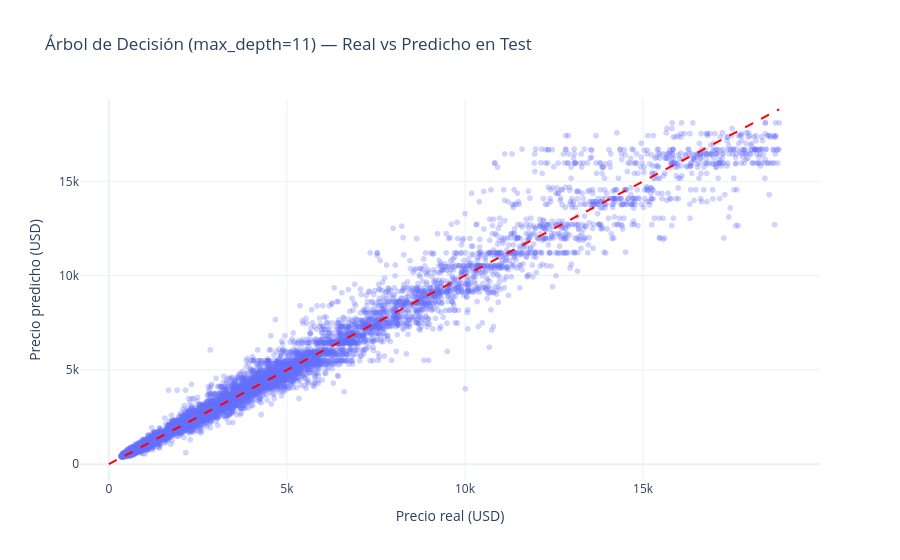

Write notebook code for a chart like this one.
### Markdown cell above
## 8️⃣ Real vs Predicho

Los árboles producen predicciones en **escalones** (el promedio de cada hoja), no valores continuos.  
Esto se nota en el gráfico como líneas horizontales de puntos — es comportamiento normal del modelo.

### Code cell
fig = px.scatter(
    x=y_test, y=y_pred_dt,
    labels={'x': 'Precio real (USD)', 'y': 'Precio predicho (USD)'},
    title=f'Árbol de Decisión (max_depth={best_depth}) — Real vs Predicho en Test',
    opacity=0.3,
    template='plotly_white'
)
max_val = max(y_test.max(), y_pred_dt.max())
fig.add_shape(type='line', x0=0, y0=0, x1=max_val, y1=max_val,
              line=dict(color='red', dash='dash'))
fig.show()

### Figure 1 — Plotly figure (JSON) as saved in the notebook; plotly's stock layout.template omitted (floating-point values rounded to 4 significant figures; data arrays with more than 128 entries replaced by an {"elided": "..."} marker saying what was removed)
{"data": [{"hovertemplate": "Precio real (USD)=%{x}<br>Precio predicho (USD)=%{y}<extra></extra>", "legendgroup": "", "marker": {"color": "#636efa", "opacity": 0.3, "symbol": "circle"}, "mode": "markers", "name": "", "showlegend": false, "type": "scattergl", "x": {"elided": "10788 int values"}, "xaxis": "x", "y": {"elided": "10788 float values"}, "yaxis": "y"}], "layout": {"legend": {"tracegroupgap": 0}, "shapes": [{"line": {"color": "red", "dash": "dash"}, "type": "line", "x0": 0, "x1": 18823, "y0": 0, "y1": 18823}], "title": {"text": "Árbol de Decisión (max_depth=11) — Real vs Predicho en Test"}, "xaxis": {"anchor": "y", "domain": [0.0, 1.0], "title": {"text": "Precio real (USD)"}}, "yaxis": {"anchor": "x", "domain": [0.0, 1.0], "title": {"text": "Precio predicho (USD)"}}}}
